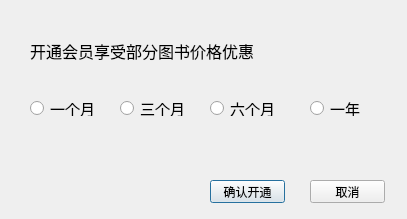
<?xml version="1.0" encoding="UTF-8"?>
<ui version="4.0">
 <class>buy_vip</class>
 <widget class="QDialog" name="buy_vip">
  <property name="geometry">
   <rect>
    <x>0</x>
    <y>0</y>
    <width>407</width>
    <height>219</height>
   </rect>
  </property>
  <property name="windowTitle">
   <string>开通会员</string>
  </property>
  <widget class="QLabel" name="label">
   <property name="geometry">
    <rect>
     <x>30</x>
     <y>20</y>
     <width>231</width>
     <height>61</height>
    </rect>
   </property>
   <property name="font">
    <font>
     <pointsize>12</pointsize>
    </font>
   </property>
   <property name="text">
    <string>开通会员享受部分图书价格优惠</string>
   </property>
  </widget>
  <widget class="QRadioButton" name="radioButton_1">
   <property name="geometry">
    <rect>
     <x>30</x>
     <y>100</y>
     <width>89</width>
     <height>16</height>
    </rect>
   </property>
   <property name="font">
    <font>
     <pointsize>11</pointsize>
    </font>
   </property>
   <property name="text">
    <string>一个月</string>
   </property>
  </widget>
  <widget class="QRadioButton" name="radioButton_5">
   <property name="geometry">
    <rect>
     <x>120</x>
     <y>100</y>
     <width>89</width>
     <height>16</height>
    </rect>
   </property>
   <property name="font">
    <font>
     <pointsize>11</pointsize>
    </font>
   </property>
   <property name="text">
    <string>三个月</string>
   </property>
  </widget>
  <widget class="QRadioButton" name="radioButton_6">
   <property name="geometry">
    <rect>
     <x>210</x>
     <y>100</y>
     <width>89</width>
     <height>16</height>
    </rect>
   </property>
   <property name="font">
    <font>
     <pointsize>11</pointsize>
    </font>
   </property>
   <property name="text">
    <string>六个月</string>
   </property>
  </widget>
  <widget class="QRadioButton" name="radioButton_12">
   <property name="geometry">
    <rect>
     <x>310</x>
     <y>100</y>
     <width>89</width>
     <height>16</height>
    </rect>
   </property>
   <property name="font">
    <font>
     <pointsize>11</pointsize>
    </font>
   </property>
   <property name="text">
    <string>一年</string>
   </property>
  </widget>
  <widget class="QPushButton" name="pushButton_accept">
   <property name="geometry">
    <rect>
     <x>210</x>
     <y>180</y>
     <width>75</width>
     <height>23</height>
    </rect>
   </property>
   <property name="text">
    <string>确认开通</string>
   </property>
  </widget>
  <widget class="QPushButton" name="pushButton_cancel">
   <property name="geometry">
    <rect>
     <x>310</x>
     <y>180</y>
     <width>75</width>
     <height>23</height>
    </rect>
   </property>
   <property name="text">
    <string>取消</string>
   </property>
  </widget>
 </widget>
 <resources/>
 <connections/>
</ui>
